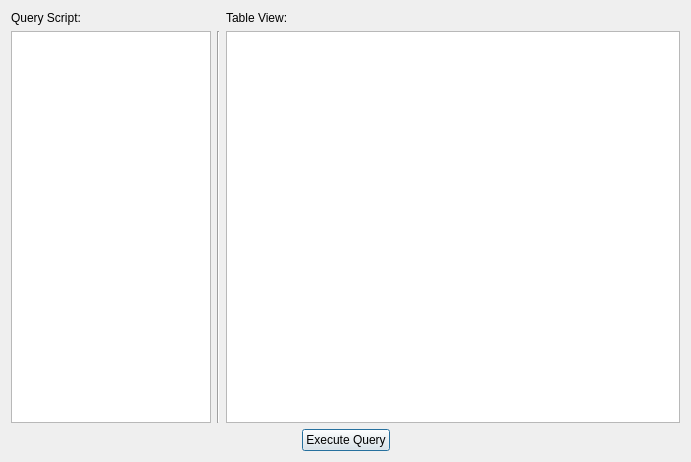
<?xml version="1.0" encoding="UTF-8"?>
<ui version="4.0">
 <class>DialogNewQuery</class>
 <widget class="QDialog" name="DialogNewQuery">
  <property name="geometry">
   <rect>
    <x>0</x>
    <y>0</y>
    <width>691</width>
    <height>462</height>
   </rect>
  </property>
  <property name="windowTitle">
   <string>New Custom Query</string>
  </property>
  <layout class="QVBoxLayout" name="verticalLayout">
   <item>
    <layout class="QGridLayout" name="gridLayout">
     <item row="1" column="2">
      <widget class="QTableView" name="tableView_userQuery"/>
     </item>
     <item row="1" column="0">
      <widget class="QPlainTextEdit" name="plainTextEdit_userQuery">
       <property name="sizePolicy">
        <sizepolicy hsizetype="Fixed" vsizetype="Expanding">
         <horstretch>0</horstretch>
         <verstretch>0</verstretch>
        </sizepolicy>
       </property>
       <property name="maximumSize">
        <size>
         <width>200</width>
         <height>16777215</height>
        </size>
       </property>
      </widget>
     </item>
     <item row="0" column="2">
      <widget class="QLabel" name="label_2">
       <property name="text">
        <string>Table View:</string>
       </property>
      </widget>
     </item>
     <item row="0" column="0">
      <widget class="QLabel" name="label">
       <property name="text">
        <string>Query Script:</string>
       </property>
      </widget>
     </item>
     <item row="1" column="1">
      <widget class="Line" name="line">
       <property name="font">
        <font>
         <weight>50</weight>
         <bold>false</bold>
        </font>
       </property>
       <property name="orientation">
        <enum>Qt::Vertical</enum>
       </property>
      </widget>
     </item>
    </layout>
   </item>
   <item>
    <layout class="QHBoxLayout" name="horizontalLayout">
     <item>
      <spacer name="horizontalSpacer">
       <property name="orientation">
        <enum>Qt::Horizontal</enum>
       </property>
       <property name="sizeHint" stdset="0">
        <size>
         <width>40</width>
         <height>20</height>
        </size>
       </property>
      </spacer>
     </item>
     <item>
      <widget class="QPushButton" name="pushButton_execQuery">
       <property name="text">
        <string>Execute Query</string>
       </property>
      </widget>
     </item>
     <item>
      <spacer name="horizontalSpacer_2">
       <property name="orientation">
        <enum>Qt::Horizontal</enum>
       </property>
       <property name="sizeHint" stdset="0">
        <size>
         <width>40</width>
         <height>20</height>
        </size>
       </property>
      </spacer>
     </item>
    </layout>
   </item>
  </layout>
 </widget>
 <resources/>
 <connections/>
</ui>
